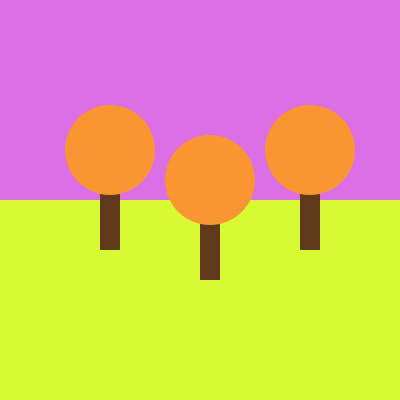
Frame 1 (no input)
Frame 60 (the mouse pressed at the canvas centre just before this capture): identical to frame 1, image omitted
Frame 120 (the mouse held since frame 60 and released just before this capture): identical to frame 1, image omitted

The Processing sketch that drew this single still picture (run headless with seeded random() and noise(); from frame 60 on, the mouse is pressed at the canvas centre):

// Processing sketch: Trees
// ── Trees.pde
//Trees

void setup()
{
  size(400, 400);
  noStroke();
}

void draw()
{
  color skyColour    = color(220, 110, 230);
  color groundColour = color(215, 250, 50);
  color leafColour   = color(250, 150, 50);
  color trunkColour  = color(95, 57, 26);

  background(skyColour);
  fill(groundColour);
  rect(0, height/2, width, height/2);

  float treeX = 100;
  float treeY = 180;

  // Draw first tree
  fill(trunkColour);
  rect(treeX, treeY, 20, 70);
  fill(leafColour);
  circle(treeX+10, treeY-30, 90);

  // Draw second tree to the right and down a bit
  treeX = treeX + 100;
  treeY = treeY + 30;
  fill(trunkColour);
  rect(treeX, treeY, 20, 70);
  fill(leafColour);
  circle(treeX+10, treeY-30, 90);

  // Draw third tree to the right and up a bit
  treeX = treeX + 100;
  treeY = treeY - 30;
  fill(trunkColour);
  rect(treeX, treeY, 20, 70);
  fill(leafColour);
  circle(treeX+10, treeY-30, 90);
}
